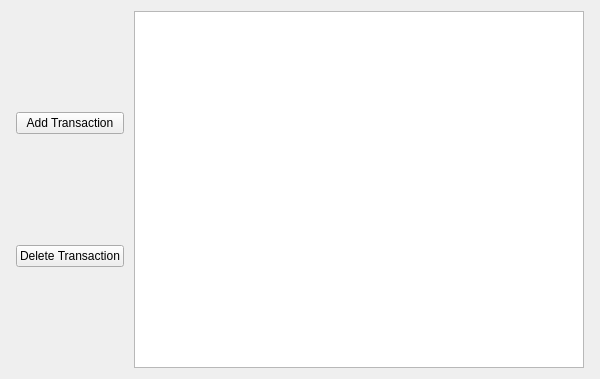
<?xml version="1.0" encoding="UTF-8"?>
<ui version="4.0">
 <class>TransactionsView</class>
 <widget class="QWidget" name="TransactionsView">
  <property name="geometry">
   <rect>
    <x>0</x>
    <y>0</y>
    <width>600</width>
    <height>379</height>
   </rect>
  </property>
  <property name="windowTitle">
   <string>Form</string>
  </property>
  <layout class="QHBoxLayout" name="horizontalLayout_2">
   <item>
    <layout class="QHBoxLayout" name="horizontalLayout">
     <property name="spacing">
      <number>10</number>
     </property>
     <property name="sizeConstraint">
      <enum>QLayout::SetDefaultConstraint</enum>
     </property>
     <property name="leftMargin">
      <number>5</number>
     </property>
     <property name="rightMargin">
      <number>5</number>
     </property>
     <item>
      <layout class="QVBoxLayout" name="verticalLayout">
       <item>
        <widget class="QPushButton" name="buttonAddTransaction">
         <property name="text">
          <string>Add Transaction</string>
         </property>
        </widget>
       </item>
       <item>
        <widget class="QPushButton" name="buttonDeleteTransaction">
         <property name="text">
          <string>Delete Transaction</string>
         </property>
        </widget>
       </item>
      </layout>
     </item>
     <item>
      <widget class="QTableView" name="tableView">
       <attribute name="horizontalHeaderDefaultSectionSize">
        <number>117</number>
       </attribute>
       <attribute name="horizontalHeaderStretchLastSection">
        <bool>true</bool>
       </attribute>
      </widget>
     </item>
    </layout>
   </item>
  </layout>
 </widget>
 <resources/>
 <connections/>
</ui>
